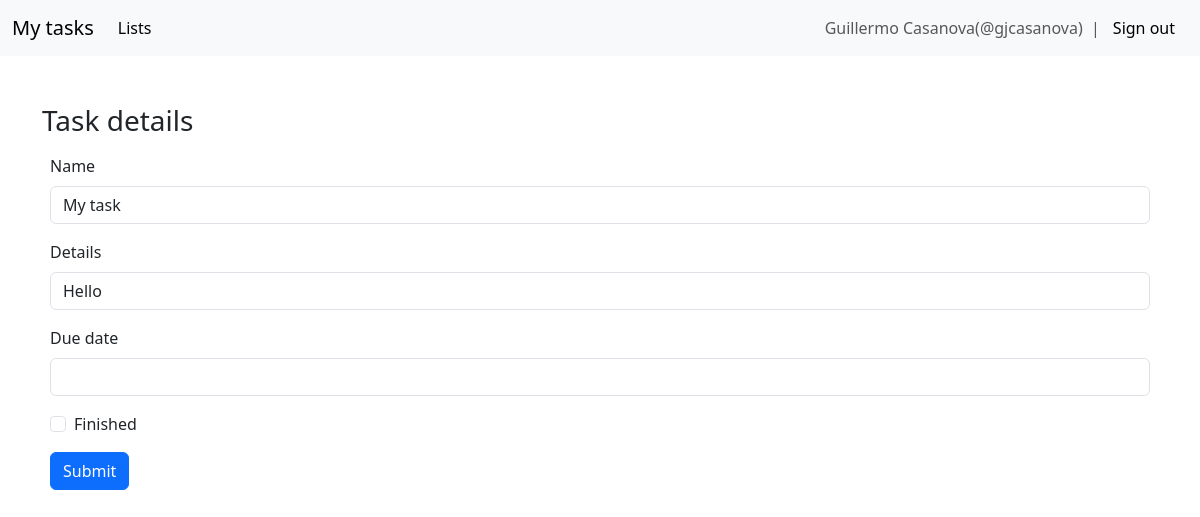
The page /app/lists/3/tasks/4/retrieve/ (signed in) on the database its author committed.
### app/models.py (models this page shows)
class User(UserMixin, db.Model):
    id = db.Column(db.Integer, primary_key=True)
    name = db.Column(db.String(50), nullable=False)
    username = db.Column(db.String(50), unique=True, nullable=False)
    password = db.Column(db.String(256), nullable=False)

class Task(db.Model):
    id = db.Column(db.Integer, primary_key=True)
    name = db.Column(db.String(50), nullable=False)
    details = db.Column(db.Text)
    is_finished = db.Column(db.Boolean, default=False)
    due_date = db.Column(db.DateTime)
    list_id = db.Column(db.Integer, db.ForeignKey('list.id'), nullable=False)
    list = db.relationship('List', backref=db.backref('tasks', lazy=True, cascade='all, delete-orphan'))

### app/views.py (the view, shortened to what this page needs)
@app_routes.route('/lists/<int:list_id>/tasks/<int:task_id>/retrieve/', methods=['GET', 'POST'])
@login_required
def retrieve_task(list_id, task_id):
    list = List.query.filter_by(id=list_id, user=current_user).first()
    task = Task.query.filter_by(id=task_id, list=list).first()
    if not task:
        abort(404)
    task_form = TaskForm()
    task_form.name.data = task.name
    task_form.details.data = task.details
    task_form.due_date.data = task.due_date
    task_form.is_finished.data = task.is_finished
    context = {
        'current_user': current_user,
        'list': list,
        'task': task,
        'task_form': task_form,
    }
    return render_template('task_retrieve.html', **context)

### app/forms.py
class TaskForm(FlaskForm):
    name = wtforms.StringField('Name', validators=[wtforms.validators.DataRequired()])
    details = wtforms.StringField('Details')
    due_date = wtforms.DateTimeField('Due date', validators=[wtforms.validators.Optional()])
    is_finished = wtforms.BooleanField('Finished')
    submit = wtforms.SubmitField('Submit')

### app/__init__.py (called while the page is built)
def register_plugins(flask_app):
    from .plugins import bootstrap, db, login_manager  # noqa
    db.init_app(flask_app)
    with flask_app.app_context():
        db.create_all()
    login_manager.login_view = 'tasks.sign_in'
    login_manager.init_app(flask_app)
    bootstrap.init_app(flask_app)
    @login_manager.user_loader
    def load_user(user_id):
        from .models import User  # noqa
        return User.query.get(int(user_id))

### app/templates/task_retrieve.html (shortened to what this page needs)
{% extends "base.html" %}
{% from 'bootstrap5/form.html' import render_form %}
{% from 'macros.html' import navbar %}
{% block body %}
{% block content %}
{{ navbar(current_user) }}
<div class="container">
    <br><br>
    <h1 class="h1 fs-3">Task details</h1>
    <div class="p-2 flex-grow-1">
        {{ render_form(task_form, method='post', action=url_for('tasks.retrieve_task', list_id=list.id,
        task_id=task.id)) }}
    </div>
</div>
{% endblock %}
{% endblock %}

### app/templates/macros.html (shortened to what this page needs)
{% macro navbar(current_user) %}
<nav class="navbar navbar-expand-lg navbar-light bg-light">
    <div class="container-fluid">
        <a class="navbar-brand" href="#">My tasks</a>
        <div class="collapse navbar-collapse" id="navbarSupportedContent">
            <ul class="navbar-nav me-auto mb-2 mb-lg-0">
                <li class="nav-item">
                    <a class="nav-link active" aria-current="page" href="{{ url_for('tasks.list_lists') }}">Lists</a>
                </li>
            </ul>
            <form class="d-flex" method="POST" action="{{ url_for('tasks.sign_out') }}">
                <span class="navbar-text">
                    {{ current_user.name }}(@{{current_user.username}}) &nbsp
                </span>
                <span class="navbar-text">
                    |
                </span>
                <button class="btn btn-light" type="submit">Sign out</button>
            </form>
        </div>
    </div>
</nav>
{% endmacro %}

### app/static/css/styles.css (style rules this page uses)
h1 { color: brown; }

### rows shown on the page
User: name "Guillermo Casanova", username "gjcasanova"
Task: name "My task", details "Hello"
